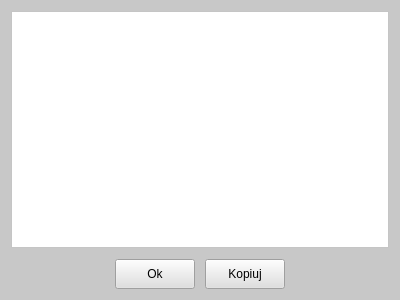
<?xml version="1.0" encoding="UTF-8"?>
<ui version="4.0">
 <class>Data_export</class>
 <widget class="QDialog" name="Data_export">
  <property name="geometry">
   <rect>
    <x>0</x>
    <y>0</y>
    <width>400</width>
    <height>300</height>
   </rect>
  </property>
  <property name="windowTitle">
   <string>Eksport danych</string>
  </property>
  <property name="styleSheet">
   <string notr="true">background-color: rgb(200, 200, 200);</string>
  </property>
  <layout class="QVBoxLayout" name="verticalLayout">
   <item>
    <widget class="QTextEdit" name="textEdit">
     <property name="styleSheet">
      <string notr="true">background-color: rgb(255, 255, 255);</string>
     </property>
    </widget>
   </item>
   <item>
    <layout class="QHBoxLayout" name="button_box">
     <property name="spacing">
      <number>10</number>
     </property>
     <property name="topMargin">
      <number>5</number>
     </property>
     <item>
      <spacer name="left_spacer">
       <property name="orientation">
        <enum>Qt::Horizontal</enum>
       </property>
       <property name="sizeHint" stdset="0">
        <size>
         <width>40</width>
         <height>20</height>
        </size>
       </property>
      </spacer>
     </item>
     <item>
      <widget class="QPushButton" name="button_ok">
       <property name="minimumSize">
        <size>
         <width>80</width>
         <height>30</height>
        </size>
       </property>
       <property name="maximumSize">
        <size>
         <width>80</width>
         <height>30</height>
        </size>
       </property>
       <property name="styleSheet">
        <string notr="true">background-color: rgb(223, 223, 223)</string>
       </property>
       <property name="text">
        <string>Ok</string>
       </property>
       <property name="shortcut">
        <string>Return</string>
       </property>
       <property name="autoDefault">
        <bool>false</bool>
       </property>
      </widget>
     </item>
     <item>
      <widget class="QPushButton" name="button_copy_to_clipboard">
       <property name="minimumSize">
        <size>
         <width>80</width>
         <height>30</height>
        </size>
       </property>
       <property name="maximumSize">
        <size>
         <width>80</width>
         <height>30</height>
        </size>
       </property>
       <property name="styleSheet">
        <string notr="true">background-color: rgb(223, 223, 223)</string>
       </property>
       <property name="text">
        <string>Kopiuj</string>
       </property>
       <property name="autoDefault">
        <bool>false</bool>
       </property>
      </widget>
     </item>
     <item>
      <spacer name="right_spacer">
       <property name="orientation">
        <enum>Qt::Horizontal</enum>
       </property>
       <property name="sizeHint" stdset="0">
        <size>
         <width>40</width>
         <height>20</height>
        </size>
       </property>
      </spacer>
     </item>
    </layout>
   </item>
  </layout>
 </widget>
 <resources/>
 <connections>
  <connection>
   <sender>button_ok</sender>
   <signal>clicked()</signal>
   <receiver>Data_export</receiver>
   <slot>close()</slot>
   <hints>
    <hint type="sourcelabel">
     <x>115</x>
     <y>274</y>
    </hint>
    <hint type="destinationlabel">
     <x>77</x>
     <y>270</y>
    </hint>
   </hints>
  </connection>
 </connections>
</ui>
